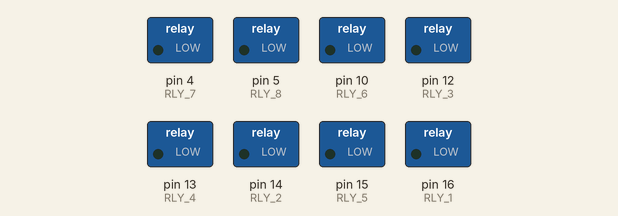
Recording of a sketch running on a simulated Arduino Uno, built with avr-gcc and run on an emulated ATmega328P. Shown: switched loads named in the sketch (green lamp = pin HIGH).

Above: at 0.5 s.
At 3.5 s:
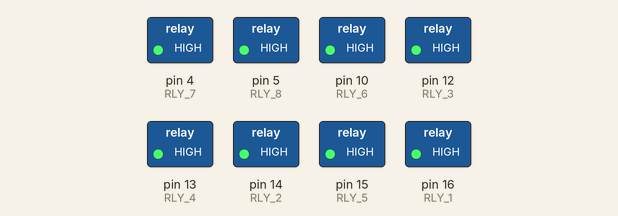
Timing chart, 0 to 4.6 s (numbered marks = the images above):
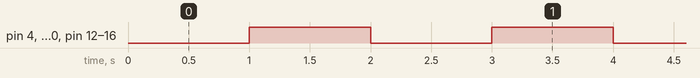

Measured:
- by itself, pin 4 (RLY_7), pin 5 (RLY_8), pin 10 (RLY_6), pin 12 (RLY_3), pin 13 (RLY_4), pin 14 (RLY_2), pin 15 (RLY_5), pin 16 (RLY_1): alternates HIGH for 1.0 s and LOW for 1.0 s

The sketch:

ST8266-8CH.ino
```cpp
#define RLY_1 16
#define RLY_2 14
#define RLY_3 12
#define RLY_4 13
#define RLY_5 15
#define RLY_6 10
#define RLY_7 4
#define RLY_8 5
// Variables will change:
int ledState = LOW; // ledState used to set the LED
// Generally, you should use "unsigned long" for variables that hold time
// The value will quickly become too large for an int to store
unsigned long previousMillis = 0; // will store last time LED was updated
// constants won't change:
const long interval = 1000; // interval at which to blink (milliseconds)
void setup()
{
  // set the digital pin as output:
  pinMode(RLY_1, OUTPUT);
  pinMode(RLY_2, OUTPUT);
  pinMode(RLY_3, OUTPUT);
  pinMode(RLY_4, OUTPUT);
  pinMode(RLY_5, OUTPUT);
  pinMode(RLY_6, OUTPUT);
  pinMode(RLY_7, OUTPUT);
  pinMode(RLY_8, OUTPUT);
}
void loop()
{
  // here is where you'd put code that needs to be running all the time.
  // check to see if it's time to blink the LED; that is, if the difference
  // between the current time and last time you blinked the LED is bigger than
  // the interval at which you want to blink the LED.
  unsigned long currentMillis = millis();
  if (currentMillis - previousMillis >= interval)
  {
  // save the last time you blinked the LED
    previousMillis = currentMillis;
    // if the LED is off turn it on and vice-versa:
    if (ledState == LOW)
    {
    ledState = HIGH;
    } else {
    ledState = LOW;
    }
    // set the LED with the ledState of the variable:
    digitalWrite(RLY_1, ledState);
    digitalWrite(RLY_2, ledState);
    digitalWrite(RLY_3, ledState);
    digitalWrite(RLY_4, ledState);
    digitalWrite(RLY_5, ledState);
    digitalWrite(RLY_6, ledState);
    digitalWrite(RLY_7, ledState);
    digitalWrite(RLY_8, ledState);
  }
}
```
